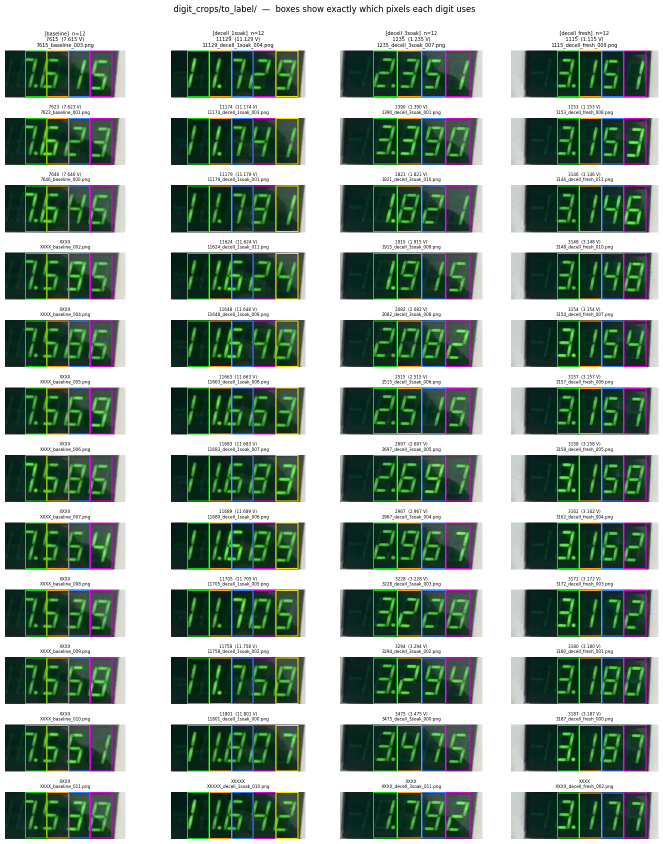
#> input picture decell_chicken_constructs_actuation_experiments_4.15.26/digit_spacings_not_quite_right_still.png, 1325 x 1688 px, given in place of 2026.4.15-pyrrole-baseline.mov, which was not available (shown at 1/2 size)
$ jupyter execute --allow-errors digit_knn.ipynb   (text cells are left out)
#> lines starting #> are read from the running program, lines starting #| are printed output that depends on the picture; after the words box and inside, x2 and y2 are one past the last pixel; in counts of white or black regions, pixels touching at a corner belong together; pictures that were not available may be replaced by others from this repository, and a replacement may not be noted
[cell 1]
# ── CONFIG — each experiment has its own crop + HARDCODED digit_cols ─────────
from pathlib import Path
import numpy as np

DATA_DIR  = Path('actuation_currents_data')
LABEL_DIR = Path('digit_crops/to_label')
LABEL_DIR.mkdir(parents=True, exist_ok=True)

# Per-experiment configuration.
#   crop       = Force Out display region in the 1620×1080 frame
#   digit_cols = list of (x0, x1) per digit position, HAND-TUNED to cover each
#                digit generously (boxes may overlap slightly)
#   n_digits   = must equal len(digit_cols); also defines filename label length
#                (4 for readings <10 V, 5 for readings ≥10 V)
EXPERIMENTS = {
    'baseline': dict(
        video         = DATA_DIR / '2026.4.15-pyrrole-baseline.mov',
        current_csv   = DATA_DIR / '2026.04.15-pyrroleDBS-baselineactuation.csv',
        force_knn_csv = DATA_DIR / '2026.4.15-pyrrole-baseline_force_knn.csv',
        merged_csv    = DATA_DIR / '2026.4.15-pyrrole-baseline_merged_knn.csv',
        crop          = dict(y0=790, y1=884, x0=1175, x1=1415),
        digit_cols    = [(14, 66), (57, 110), (101, 153), (144, 197)],
        n_digits      = 4,
        v_min=6.5, v_max=9.0,
        interval_s=120,  video_offset_s=0.0,  color='steelblue',
    ),
    'decell_1soak': dict(
        video         = DATA_DIR / '2026.4.15-decell_chicken_1_soak.mov',
        current_csv   = DATA_DIR / '2026.4.15-decel-chicken-1soakactuation.csv',
        force_knn_csv = DATA_DIR / '2026.4.15-decell_chicken_1_soak_force_knn.csv',
        merged_csv    = DATA_DIR / '2026.4.15-decell_chicken_1_soak_merged_knn.csv',
        crop          = dict(y0=812, y1=909, x0=1095, x1=1372),
        digit_cols    = [(7, 61), (52, 107), (98, 153), (143, 198), (189, 244)],
        n_digits      = 5,
        v_min=9.0, v_max=14.0,
        interval_s=200,  video_offset_s=0.0,  color='seagreen',
    ),
    'decell_3soak': dict(
        video         = DATA_DIR / '2026.4.15-decell_chicken_3_soak.mov',
        current_csv   = DATA_DIR / '2026.4.15-decel-chicken-3soakactuation.csv',
        force_knn_csv = DATA_DIR / '2026.4.15-decell_chicken_3_soak_force_knn.csv',
        merged_csv    = DATA_DIR / '2026.4.15-decell_chicken_3_soak_merged_knn.csv',
        crop          = dict(y0=692, y1=782, x0=1120, x1=1392),
        digit_cols    = [(35, 91), (82, 137), (128, 184), (175, 230)],
        n_digits      = 4,
        v_min=1.0, v_max=6.0,
        interval_s=200,  video_offset_s=0.0,  color='darkorange',
    ),
    'decell_fresh': dict(
        video         = DATA_DIR / '2026.4.15-decell_chicken_fresh.mov',
        current_csv   = DATA_DIR / '2026.4.15-decel-chicken-fresh-actuation.csv',
        force_knn_csv = DATA_DIR / '2026.4.15-decell_chicken_fresh_force_knn.csv',
        merged_csv    = DATA_DIR / '2026.4.15-decell_chicken_fresh_merged_knn.csv',
        crop          = dict(y0=819, y1=907, x0=1010, x1=1285),
        digit_cols    = [(62, 112), (104, 153), (145, 195), (187, 236)],
        n_digits      = 4,
        v_min=1.0, v_max=6.0,
        interval_s=200,  video_offset_s=0.0,  color='mediumpurple',
    ),
}


def get_digit_cols(cfg):
    """Return hardcoded digit_cols (sanity-check length matches n_digits)."""
    cols = cfg['digit_cols']
    assert len(cols) == cfg['n_digits'], \
        f"digit_cols has {len(cols)} entries but n_digits={cfg['n_digits']}"
    return cols


# ── KNN / PCA ─────────────────────────────────────────────────────────────────
CROP_W, CROP_H    = 44, 88
N_COMPONENTS      = 20
N_NEIGHBORS       = 3
UNSURE_MULTIPLIER = 2.5

DIGIT_CONSTRAINTS = {0: None, 1: None, 2: None, 3: None, 4: None}

# ── Sampling ──────────────────────────────────────────────────────────────────
SAMPLE_N_PER_VIDEO = 12
OCR_DT_S           = 0.5

# ── Voltage assembly: insert decimal 3 from right ────────────────────────────
DECIMAL_FROM_RIGHT = 3


def digits_to_voltage(digits):
    """[d0, d1, ...] (int) → voltage float; decimal inserted 3 from the right."""
    if any(d is None for d in digits):
        return None
    s = ''.join(str(d) for d in digits)
    int_part = s[:-DECIMAL_FROM_RIGHT] or '0'
    return float(f'{int_part}.{s[-DECIMAL_FROM_RIGHT:]}')


# ── Force calibration (matches analysis.ipynb) ────────────────────────────────
FORCE_SCALE_mN_per_V = 56
FORCE_OFFSET_V       = 0.0
APPLIED_V_AMPLITUDE  = 0.8

print('Config loaded.')
for tag, cfg in EXPERIMENTS.items():
    c = cfg['crop']
    cols = get_digit_cols(cfg)
    widths = [b-a for a,b in cols]
    print(f'  {tag:14s}  crop {c["x1"]-c["x0"]}×{c["y1"]-c["y0"]}  '
          f'n_digits={cfg["n_digits"]}  widths={widths}')
    print(f'                  digit_cols={cols}')

[cell 2]
import cv2
import numpy as np
import pandas as pd
import matplotlib.pyplot as plt
import easyocr
from sklearn.decomposition import PCA
from sklearn.neighbors import KNeighborsClassifier
from scipy.signal import medfilt
from tqdm.auto import tqdm
from pathlib import Path

#> (the rest of this cell did not finish here and is left out)

[cell 3]
# ── Helpers ──────────────────────────────────────────────────────────────────
def get_display_crop_bgr(frame, cfg):
    c = cfg['crop']
    return frame[c['y0']:c['y1'], c['x0']:c['x1']]


def get_display_crop_gray(frame, cfg):
    return cv2.cvtColor(get_display_crop_bgr(frame, cfg), cv2.COLOR_BGR2GRAY)


def threshold_display(gray):
    _, thresh = cv2.threshold(gray, 0, 255, cv2.THRESH_BINARY + cv2.THRESH_OTSU)
    return thresh


def extract_digit_cell(display_gray_or_thresh, x0, x1, out_w=CROP_W, out_h=CROP_H):
    h, w = display_gray_or_thresh.shape[:2]
    x0 = max(0, x0); x1 = min(w, x1)
    cell = display_gray_or_thresh[:, x0:x1]
    return cv2.resize(cell, (out_w, out_h), interpolation=cv2.INTER_NEAREST)


# ── Show 3 reference frames per experiment with contiguous boxes ──────────────
BOX_COLORS_RGB = [(0,200,0), (255,160,0), (0,130,255), (200,0,200), (200,200,0)]

n_exp = len(EXPERIMENTS)
fig, axes = plt.subplots(n_exp, 3, figsize=(15, 2.4 * n_exp))
if n_exp == 1: axes = axes[np.newaxis, :]

for row, (tag, cfg) in enumerate(EXPERIMENTS.items()):
    cap = cv2.VideoCapture(str(cfg['video']))
    dur = cap.get(cv2.CAP_PROP_FRAME_COUNT) / cap.get(cv2.CAP_PROP_FPS)
    digit_cols = get_digit_cols(cfg)
    for col, frac in enumerate([0.2, 0.5, 0.8]):
        cap.set(cv2.CAP_PROP_POS_MSEC, dur * frac * 1000)
        ret, frame = cap.read()
        if not ret: continue
        crop = get_display_crop_bgr(frame, cfg).copy()
        crop_rgb = cv2.cvtColor(crop, cv2.COLOR_BGR2RGB)
        ax = axes[row, col]
        ax.imshow(crop_rgb)
        for i, (x0, x1) in enumerate(digit_cols):
            col_rgb = BOX_COLORS_RGB[i]
            rect = plt.Rectangle((x0, 1), x1-x0-1, crop.shape[0]-3,
                                 fill=False, edgecolor=np.array(col_rgb)/255, lw=2)
            ax.add_patch(rect)
        ax.set_title(f'{tag}  |  t={frac*dur:.0f}s', fontsize=9)
        ax.axis('off')
#> this loop made 3 passes
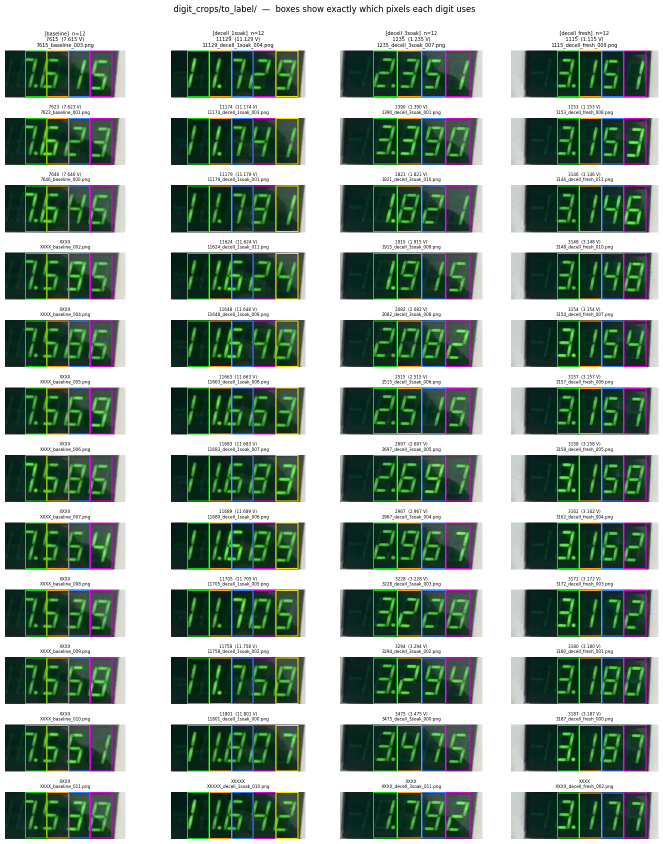
#> input picture decell_chicken_constructs_actuation_experiments_4.15.26/digit_spacings_not_quite_right_still.png, 1325 x 1688 px, given in place of 2026.4.15-pyrrole-baseline.mov, which was not available (shown at 1/2 size)
#> pass 1, `crop = get_display_crop_bgr(frame, cfg).copy()`:
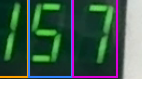
#> crop: shape (94, 150, 3); mean B, G, R 109.5, 121.6, 98.9
#> frame is the input picture: shape (1688, 1325, 3); mean B, G, R 144, 157.2, 139.8
    cap.release()

plt.suptitle('Per-experiment Force Out crops with contiguous digit boxes  '
             '(adjust bright_x / n_digits in config if needed)', y=1.005)
plt.tight_layout()
plt.show()
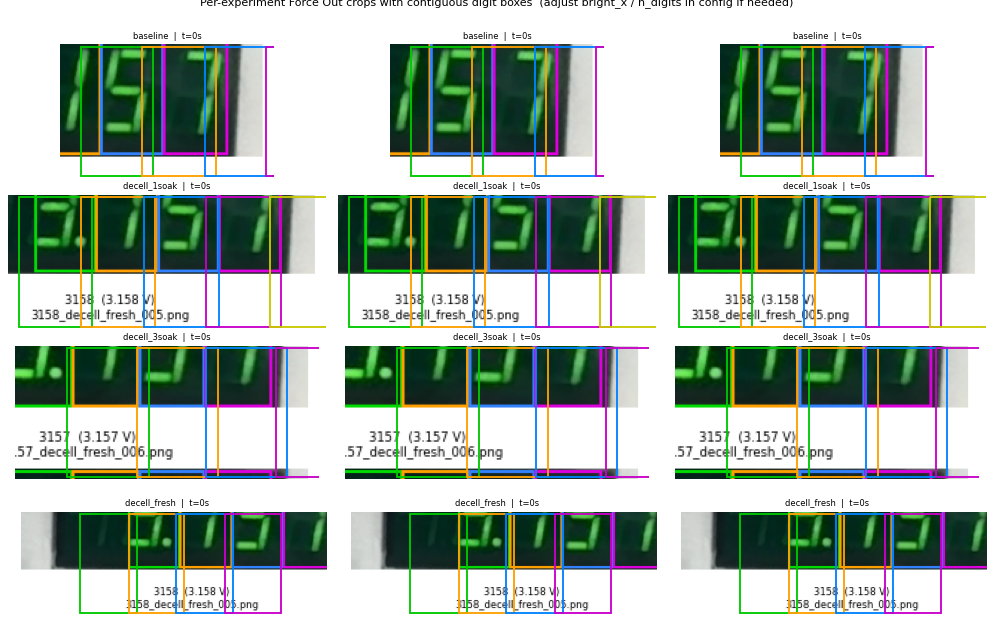
#> figure drawn by matplotlib, 12 panels

[cell 4]
def ocr_display_crop(crop_bgr, n_digits, v_min, v_max):
    """Run EasyOCR; return digit string of exactly n_digits chars (or None)."""
    result = ocr_reader.readtext(crop_bgr, detail=1, allowlist='0123456789.')
    if not result: return None
    best = max(result, key=lambda r: r[2])
    digits_only = best[1].replace('.', '').strip()
    if not digits_only.isdigit(): return None

    def assemble(d):
        i = d[:-DECIMAL_FROM_RIGHT] or '0'
        return float(f'{i}.{d[-DECIMAL_FROM_RIGHT:]}')

    # Exact-length match
    if len(digits_only) == n_digits:
        if v_min <= assemble(digits_only) <= v_max:
            return digits_only

    # Try prepending a digit if OCR dropped the leading one
    if len(digits_only) == n_digits - 1:
        for pref in ['0', '1']:
            candidate = pref + digits_only
            if v_min <= assemble(candidate) <= v_max:
                return candidate

    # Try truncating leading char if OCR added one
    if len(digits_only) == n_digits + 1:
        if v_min <= assemble(digits_only[1:]) <= v_max:
            return digits_only[1:]

    return None


def sample_and_label(tag, cfg, n_samples=SAMPLE_N_PER_VIDEO):
#> called with tag = 'baseline', n_samples = 12
    cap = cv2.VideoCapture(str(cfg['video']))
    dur = cap.get(cv2.CAP_PROP_FRAME_COUNT) / cap.get(cv2.CAP_PROP_FPS)
    times = np.linspace(0.05 * dur, 0.95 * dur, n_samples)
    saved, failed = 0, 0
    for idx, t in enumerate(times):
        cap.set(cv2.CAP_PROP_POS_MSEC, t * 1000)
        ret, frame = cap.read()
        if not ret: failed += 1; continue
        crop_bgr = get_display_crop_bgr(frame, cfg)
        label = ocr_display_crop(crop_bgr, cfg['n_digits'], cfg['v_min'], cfg['v_max'])
        if label is None:
            label = 'X' * cfg['n_digits']
            failed += 1
        fname = LABEL_DIR / f'{label}_{tag}_{idx:03d}.png'
        cv2.imwrite(str(fname), crop_bgr)
        saved += 1
    cap.release()
    print(f'  [{tag}] saved {saved} crops ({failed} OCR failures → label = {"X"*cfg["n_digits"]})')


print('Sampling and OCR-labeling frames...')
#> (the rest of this cell did not finish here and is left out)

[cell 5]
# ── Visualize all labeled crops with digit-box overlays ───────────────────────
# Each image shows the display crop AS IT WAS SAVED (no boxes in the saved file)
# plus the digit boxes overlaid as colored rectangles, so you can see exactly
# which pixels the KNN will use for each digit position.

def filename_to_label_and_tag(path):
    """'{digits}_{tag}_{idx}.png' → (digit_list, tag) or (None, None)."""
    stem = path.stem
    first_us = stem.find('_')
    if first_us < 0: return None, None
    label = stem[:first_us]
    if not label.isdigit(): return None, None
    rest = stem[first_us+1:]
    last_us = rest.rfind('_')
    tag = rest[:last_us] if last_us > 0 else rest
    if tag not in EXPERIMENTS: return None, None
    cfg = EXPERIMENTS[tag]
    if len(label) != cfg['n_digits']: return None, None
    return [int(c) for c in label], tag


def tag_of(path):
    """Return tag for a file whose label may be invalid (e.g. XXXX)."""
    stem = path.stem
    first_us = stem.find('_')
    if first_us < 0: return None
    rest = stem[first_us+1:]
    last_us = rest.rfind('_')
    tag = rest[:last_us] if last_us > 0 else rest
    return tag if tag in EXPERIMENTS else None


# Show EVERY file (valid label or XXXX), grouped by experiment
BOX_COLORS_RGB = [(0, 220, 0), (255, 160, 0), (50, 130, 255), (220, 0, 220), (230, 230, 0)]

all_files = sorted(LABEL_DIR.glob('*.png'))
print(f'{len(all_files)} files in digit_crops/to_label/')

# Group by experiment so each column lines up
by_tag = {tag: [] for tag in EXPERIMENTS}
for p in all_files:
    tag = tag_of(p)
    if tag is not None:
        by_tag[tag].append(p)

max_per_tag = max(len(v) for v in by_tag.values()) if any(by_tag.values()) else 0
if max_per_tag == 0:
    print('No valid files to display.')
else:
    ncols = len(EXPERIMENTS)
    nrows = max_per_tag
    fig, axes = plt.subplots(nrows, ncols, figsize=(ncols * 3.5, nrows * 1.4))
    if nrows == 1: axes = axes[np.newaxis, :]

    for col, (tag, paths) in enumerate(by_tag.items()):
        cfg = EXPERIMENTS[tag]
        digit_cols = get_digit_cols(cfg)
        for row in range(nrows):
            ax = axes[row, col]
            if row >= len(paths):
                ax.axis('off'); continue
            p = paths[row]
            img = cv2.imread(str(p))
            ax.imshow(cv2.cvtColor(img, cv2.COLOR_BGR2RGB))
            # Overlay boxes
            for i, (x0, x1) in enumerate(digit_cols):
                c_rgb = np.array(BOX_COLORS_RGB[i]) / 255
                rect = plt.Rectangle((x0, 1), x1-x0-1, img.shape[0]-3,
                                     fill=False, edgecolor=c_rgb, lw=1.5)
                ax.add_patch(rect)
            # Title with filename label + assembled voltage (if valid)
            digs, _ = filename_to_label_and_tag(p)
            if digs is not None:
                v = digits_to_voltage(digs)
                ttl = f'{"".join(map(str,digs))}  ({v:.3f} V)'
            else:
                ttl = p.stem.split("_")[0]   # e.g. "XXXX"
            ax.set_title(f'{ttl}\n{p.name}', fontsize=6)
            ax.axis('off')

    for col, tag in enumerate(by_tag):
        axes[0, col].set_title(f'[{tag}]  n={len(by_tag[tag])}\n' + axes[0, col].get_title(),
                               fontsize=7, loc='center')
    plt.suptitle('digit_crops/to_label/  —  boxes show exactly which pixels each digit uses', y=1.002)
    plt.tight_layout()
    plt.show()

[cell 6]
X_train, y_train, P_train = [], [], []
valid = []
for p in sorted(LABEL_DIR.glob('*.png')):
    digs, tag = filename_to_label_and_tag(p)
    if digs is not None: valid.append((p, digs, tag))

print(f'Loading {len(valid)} labeled crops...')
for p, digits, tag in valid:
    cfg = EXPERIMENTS[tag]
    digit_cols = get_digit_cols(cfg)
    img_bgr = cv2.imread(str(p))
    if img_bgr is None: continue
    gray   = cv2.cvtColor(img_bgr, cv2.COLOR_BGR2GRAY)
    thresh = threshold_display(gray)
    for pos, (x0, x1) in enumerate(digit_cols):
        cell = extract_digit_cell(thresh, x0, x1)
        X_train.append(cell.flatten().astype(np.float32) / 255.0)
        y_train.append(digits[pos])
        P_train.append(pos)

X_train = np.array(X_train); y_train = np.array(y_train); P_train = np.array(P_train)
print(f'Training crops: {len(X_train)}')
for d in sorted(set(y_train)):
    print(f'  digit {d}: {(y_train==d).sum()} examples')

n_comp = min(N_COMPONENTS, len(X_train) - 1)
pca = PCA(n_components=n_comp, whiten=True, random_state=0)
#> (the rest of this cell did not finish here and is left out)

[cell 7]
def classify_frame_digits(display_gray, digit_cols):
    thresh = threshold_display(display_gray)
    crops = [extract_digit_cell(thresh, x0, x1).flatten().astype(np.float32)/255.0
             for x0, x1 in digit_cols]
    X_p = pca.transform(np.array(crops))
    results = []
    for pos in range(len(digit_cols)):
        allowed = DIGIT_CONSTRAINTS.get(pos)
        dists, idxs = knn.kneighbors(X_p[pos:pos+1], n_neighbors=len(X_train))
        dists, idxs = dists[0], idxs[0]
        if allowed is not None:
            mask = np.array([y_train[i] in set(allowed) for i in idxs])
            dists, idxs = dists[mask], idxs[mask]
        if len(dists) == 0:
            results.append(None); continue
        results.append(None if dists[0] > UNSURE_THRESHOLD else int(y_train[idxs[0]]))
    return results


def digits_to_force_v(digits, v_min, v_max):
    if any(d is None for d in digits): return None
    v = digits_to_voltage(digits)
    return v if (v is not None and v_min <= v <= v_max) else None


def classify_video(tag, cfg):
#> called with tag = 'baseline'
    out_path = cfg['force_knn_csv']
    if out_path.exists():
        print(f'[{tag}] {out_path.name} exists — loading cache. Delete to re-run.')
        return pd.read_csv(out_path)
    digit_cols = get_digit_cols(cfg)
    cap = cv2.VideoCapture(str(cfg['video']))
    dur = cap.get(cv2.CAP_PROP_FRAME_COUNT) / cap.get(cv2.CAP_PROP_FPS)
    timestamps = np.arange(0, dur, OCR_DT_S)
#> timestamps = [0]
    print(f'[{tag}] {dur:.0f} s  |  {len(timestamps)} frames')
    records, last_good = [], None
    for t in tqdm(timestamps, desc=tag):
        cap.set(cv2.CAP_PROP_POS_MSEC, t * 1000)
        ret, frame = cap.read()
        if not ret:
            records.append({'time_s': round(t,3), 'force_V': last_good,
                            'confident': False, 'digits': str([None]*cfg['n_digits'])})
            continue
        gray   = get_display_crop_gray(frame, cfg)
        digits = classify_frame_digits(gray, digit_cols)
        v      = digits_to_force_v(digits, cfg['v_min'], cfg['v_max'])
        if v is not None: last_good = v
        records.append({'time_s': round(t,3),
                        'force_V': v if v is not None else last_good,
                        'confident': v is not None, 'digits': str(digits)})
#> this loop made 1 pass
#> pass 1, in classify_video, `gray   = get_display_crop_gray(frame, cfg)`:
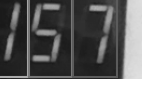
#> gray: shape (94, 150); min 24, max 255, mean 113.4
#> pass 1, in threshold_display, `_, thresh = cv2.threshold(gray, 0, 255, cv2.THRESH_BINARY + cv2.THRESH..`:
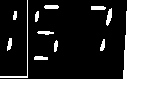
#> thresh: shape (94, 150); 34.1% white; 12 white regions, largest, box (x1, y1, x2, y2) and area: (0, 0, 150, 94) 4217, (0, 0, 28, 78) 132, (106, 8, 112, 26) 66
#> pass 1, in extract_digit_cell, `cell = display_gray_or_thresh[:, x0:x1]`:
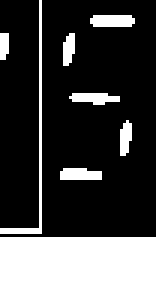
#> cell: shape (94, 52) (shown 3 times larger); 23.2% white; 8 white regions, largest, box (x1, y1, x2, y2) and area: (0, 79, 52, 94) 780, (0, 0, 14, 78) 104, (30, 5, 45, 9) 56
#> pass 1, in extract_digit_cell (call 2), `cell = display_gray_or_thresh[:, x0:x1]`:
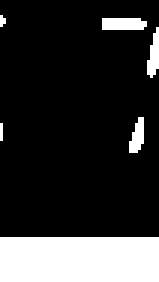
#> cell: shape (94, 53) (shown 3 times larger); 19% white; 6 white regions (2 under 20 px), largest, box (x1, y1, x2, y2) and area: (0, 79, 53, 94) 795, (34, 6, 49, 10) 57, (49, 9, 53, 26) 44, (43, 39, 48, 51) 41
    cap.release()
    df = pd.DataFrame(records)
    n_ok = df['confident'].sum()
    print(f'  Confident: {n_ok} ({100*n_ok/len(df):.1f}%)')
    df.to_csv(out_path, index=False)
    print(f'  Saved → {out_path.name}')
    return df


#> (the rest of this cell did not finish here and is left out)
